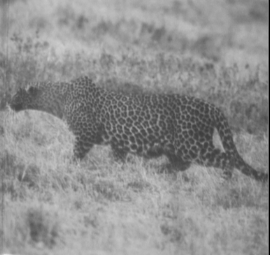
%> input picture homework2/cheetah.bmp, 270 x 255 px
$ octave hw2_6.m   (GNU Octave 9; MATLAB toolbox functions it lacks are replaced by stand-ins)
%> lines starting %> are read from the running program, lines starting %| are printed output that depends on the picture
### homework2/GaussPlot.m
function GaussPlot(mu1,sig1,mu2,sig2,i)
    subi = mod(i,16);
    if (subi== 0)
        subi = 16;
    end
    subplot(4,4,subi);
    xmin = min(mu1,mu2)-2*(sig1+sig2);
    xmax = max(mu1,mu2)+2*(sig1+sig2);
    x = xmin:(xmax-xmin)/100:xmax;
    y1 = (sqrt(2*pi)*sig1).^(-1) * exp(-(x-mu1).^2/(2*sig1*sig1));
    y2 = (sqrt(2*pi)*sig2).^(-1) * exp(-(x-mu2).^2/(2*sig2*sig2));
    plot(x,y1);
    hold on
    plot(x,y2);
    title(i);
end

### homework2/MLpropsCalc.m
function [mu, sigma] = MLpropsCalc(samples)
    mu = sum_y(samples,2)/size(samples,1);
    sigma_2 = sum_y((samples-mu).*(samples-mu),2)./size(samples,1);
    sigma = sqrt(sigma_2);
end

### homework2/loadTS_DCT8.m
function [BG, FG] = loadTS_DCT8(dtype,text)
    load(dtype,text);
    BG = TrainsampleDCT_BG;
    FG = TrainsampleDCT_FG;
end

### homework2/sum_y.m
function a = sum_y(matrix, dim)
    if dim == 1
        a = matrix*ones([size(matrix,2),1]);
    elseif dim == 2
        a = ones([1,size(matrix,1)])*matrix;
    end
end

### homework2/hw2_6.m
%set an empty workspace
clc;clear;

%load the Traning Samples
[BG, FG] = loadTS_DCT8('-mat','TrainingSamplesDCT_8_new.mat');

%Print the histogram
figure('Name','histogram of tranning samples');
histo = histogram([zeros([1,size(BG,1)]),ones([1,size(FG,1)])],'Normalization','Probability');
title('histogram of tranning samples')
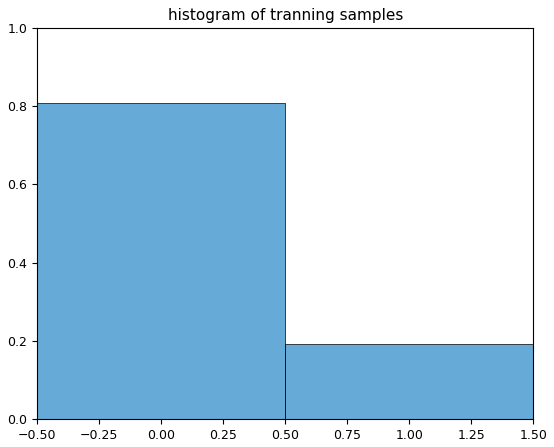
%> figure redrawn from the program's plot data

%Calculate the Prior Probablity of {cheetah, grass}
Py_cheetah = size(FG,1)/(size(FG,1)+size(BG,1));
Py_grass = 1 - Py_cheetah;

%Calculate the ML Properties
%[BGmu1,BGsigma1] = GaussianCalc(BG);
[BGmu,BGsigma] = MLpropsCalc(BG);
%[FGmu1,FGsigma1] = GaussianCalc(FG);
[FGmu,FGsigma] = MLpropsCalc(FG);

%plot the gaussian distribution
figcnt = 1;
figure(figcnt);
%suptitle('Gaussian Distribution of x = 1,...,16');
for i = 1:16
    GaussPlot(BGmu(i),BGsigma(i),FGmu(i),FGsigma(i),i);
end
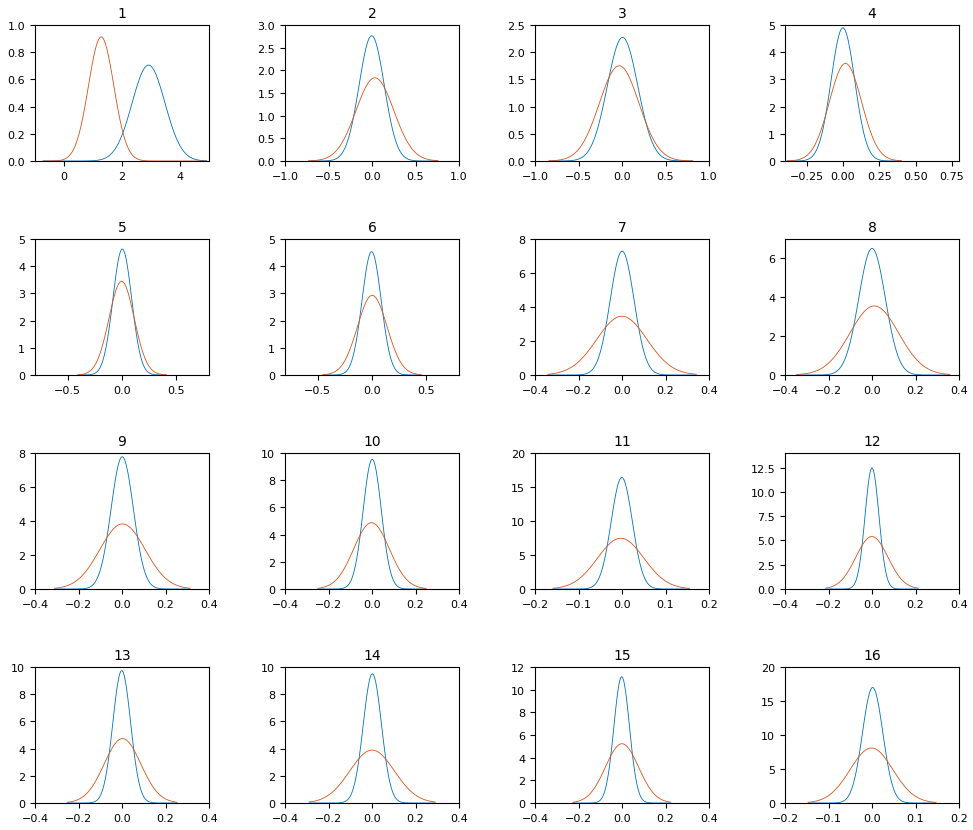
%> figure redrawn from the program's plot data, 16 panels; panel 1: curve peaks at x = 2.89, y = 0.705; panel 1: curve peaks at x = 1.31, y = 0.912; panel 2: curve peaks at x = 0.000109, y = 2.76; panel 2: curve peaks at x = 0.0298, y = 1.84
figcnt = figcnt+1;
figure(figcnt);
%suptitle('Gaussian Distribution of x = 17,...,32');
for i = 17:32
    GaussPlot(BGmu(i),BGsigma(i),FGmu(i),FGsigma(i),i);
end
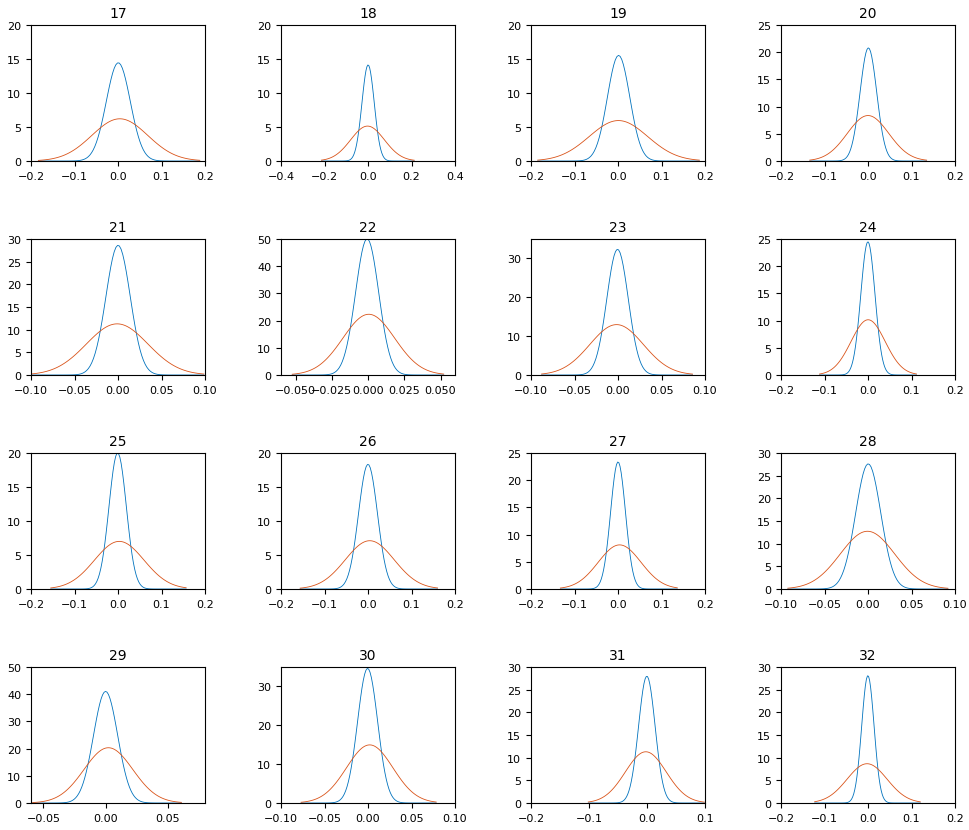
%> figure redrawn from the program's plot data, 16 panels; panel 1: curve peaks at x = 0.00243, y = 14.42; panel 1: curve peaks at x = 0.00243, y = 6.2; panel 2: curve peaks at x = -0.00084, y = 14.11; panel 2: curve peaks at x = -0.00084, y = 5.13
figcnt = figcnt+1;
figure(figcnt);
%suptitle('Gaussian Distribution of x = 33,...,48');
for i = 33:48
    GaussPlot(BGmu(i),BGsigma(i),FGmu(i),FGsigma(i),i);
end
%> figure, not shown here; panel 1: curve peaks at x = -0.000682, y = 30.12; panel 1: curve peaks at x = 0.00342, y = 10.71; panel 2: curve peaks at x = -0.00011, y = 37.36; panel 2: curve peaks at x = -0.00011, y = 16.94
figcnt = figcnt+1;
figure(figcnt);
%suptitle('Gaussian Distribution of x = 49,...,64');
for i = 49:64
    GaussPlot(BGmu(i),BGsigma(i),FGmu(i),FGsigma(i),i);
end
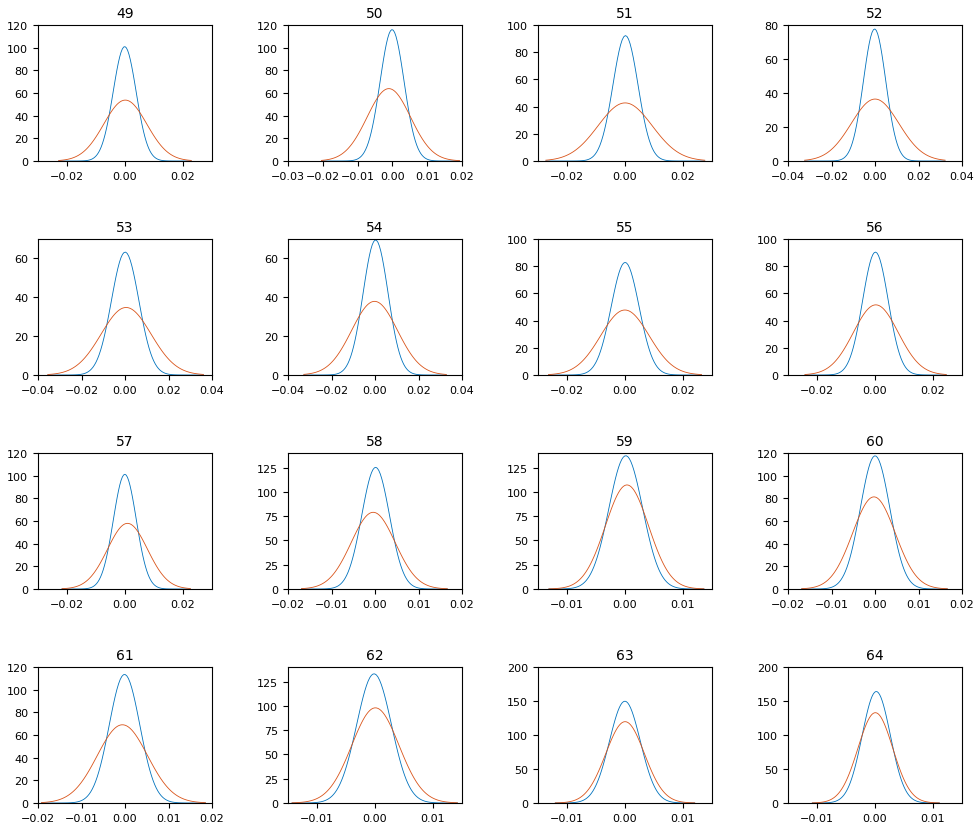
%> figure redrawn from the program's plot data, 16 panels; panel 1: curve peaks at x = -7.03e-06, y = 100.9; panel 1: curve peaks at x = -7.03e-06, y = 53.74; panel 2: curve peaks at x = -0.000158, y = 115.9; panel 2: curve peaks at x = -0.000952, y = 63.86
figcnt = figcnt+1;
%From the distribution plots can we imply that X = 1 case may be the most
%distinguishable

% pick 8 featrues out of 64 features and plot
% #1,#12,#14,#18,#19,#25,#32,#33
figure('Name','Gaussian Distribution of 8 best features');
best8array = [1,12,14,18,19,25,32,33];
for i = 1:8
    subplot(4,2,i);
    mu1 = BGmu(best8array(i));
    mu2 = FGmu(best8array(i));
    sig1 = BGsigma(best8array(i));
    sig2 = FGsigma(best8array(i));
    xmin = min(mu1,mu2)-2*(sig1+sig2);
    xmax = max(mu1,mu2)+2*(sig1+sig2);
    x = xmin:(xmax-xmin)/100:xmax;
    y1 = (sqrt(2*pi)*sig1).^(-1) * exp(-(x-mu1).^2/(2*sig1*sig1));
    y2 = (sqrt(2*pi)*sig2).^(-1) * exp(-(x-mu2).^2/(2*sig2*sig2));
    plot(x,y1);
    hold on
    plot(x,y2);
    title(best8array(i));
end
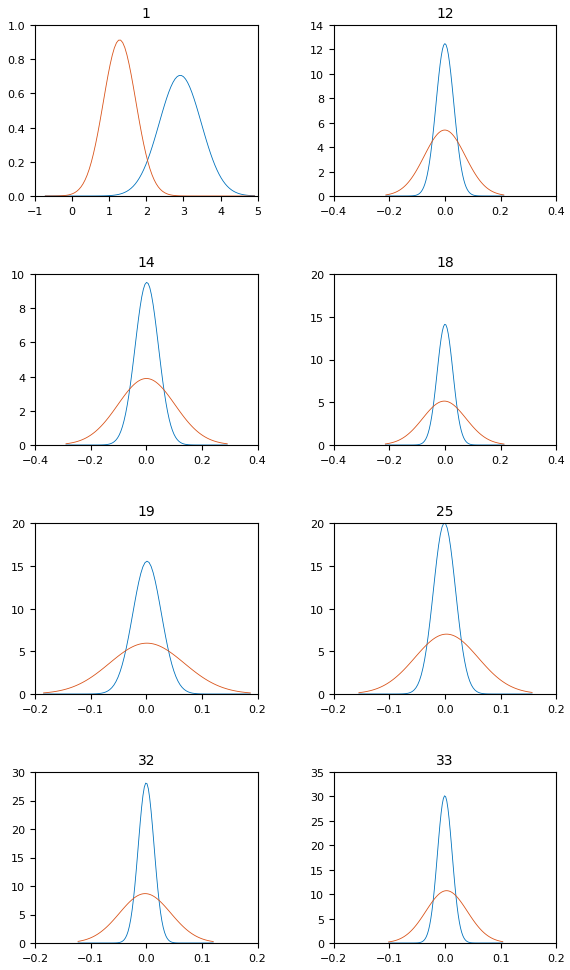
%> figure redrawn from the program's plot data, 8 panels; panel 1: curve peaks at x = 2.89, y = 0.705; panel 1: curve peaks at x = 1.31, y = 0.912; panel 2: curve peaks at x = -0.000225, y = 12.48; panel 2: curve peaks at x = -0.000225, y = 5.4

% pick 8 featrues out of 64 features and plot
% #2,#3,#4,#5,#59,#60,#63,#64
hold off
figure('Name','Gaussian Distribution of 8 worst features');
worst8array = [2,3,4,5,59,60,63,64];
for i = 1:8
    subplot(4,2,i);
    mu1 = BGmu(worst8array(i));
    mu2 = FGmu(worst8array(i));
    sig1 = BGsigma(worst8array(i));
    sig2 = FGsigma(worst8array(i));
    xmin = min(mu1,mu2)-2*(sig1+sig2);
    xmax = max(mu1,mu2)+2*(sig1+sig2);
    x = xmin:(xmax-xmin)/100:xmax;
    y1 = (sqrt(2*pi)*sig1).^(-1) * exp(-(x-mu1).^2/(2*sig1*sig1));
    y2 = (sqrt(2*pi)*sig2).^(-1) * exp(-(x-mu2).^2/(2*sig2*sig2));
    plot(x,y1);
    hold on
    plot(x,y2);
    title(worst8array(i));
end
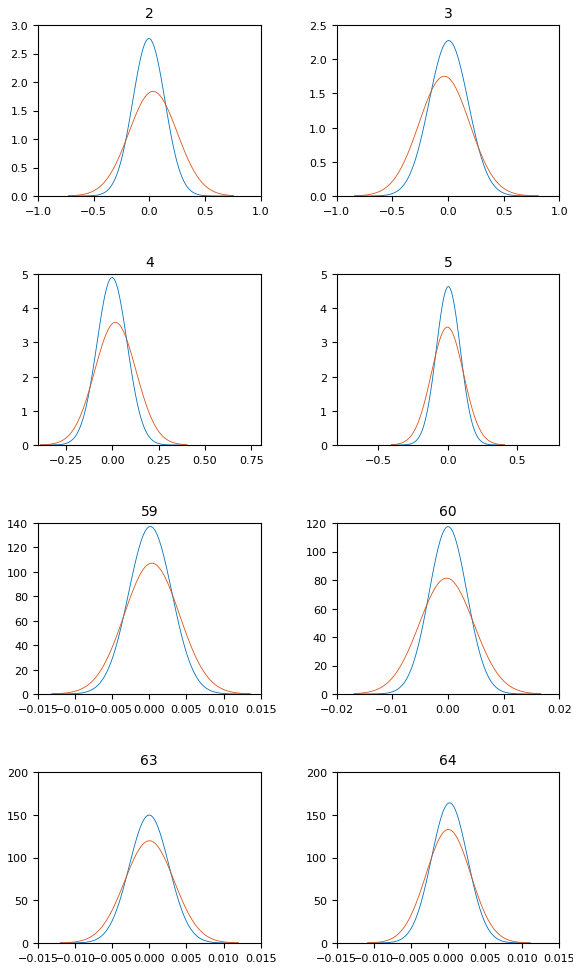
%> figure redrawn from the program's plot data, 8 panels; panel 1: curve peaks at x = 0.000109, y = 2.76; panel 1: curve peaks at x = 0.0298, y = 1.84; panel 2: curve peaks at x = 0.00358, y = 2.27; panel 2: curve peaks at x = -0.0295, y = 1.75

%Load the Cheetah.jpg, using DCT and zigzag method
%read the test img cheeta
cheetah_img = imread('cheetah.bmp');
%> cheetah_img: size 255x270 uint8; min 0, max 149, mean 82.8
cheetah_dw = im2double(cheetah_img);

%set a blank padding
cheetah_pad = [cheetah_dw, zeros([size(cheetah_dw,1),7]); zeros([7,size(cheetah_dw,2)+7])];
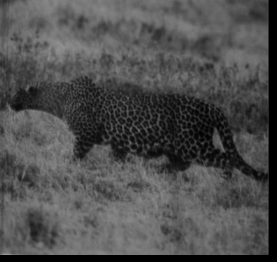
%> cheetah_pad: size 262x277 double; min 0, max 0.584, mean 0.308

%initialize test set
img_uzz = zeros([255,270,64]);

%test set implementation
%slice the image into 8*8 blocks and run the dct2()
for col = (1:size(cheetah_dw,2))
    if (col+7) > size(cheetah_pad,2)
        break;
    end
    for row = (1:size(cheetah_dw,1))
        if (row+7) > size(cheetah_pad,1)
            break;
        end
        temp = reshape(dct2(cheetah_pad(row:row+7,col:col+7)),1,[]);
        img_uzz(row,col,:) = temp;
    end
end

img_uzzR = reshape(img_uzz,[],64);

%load and use zigzag to search the X=? position
%> (the run ends here)
